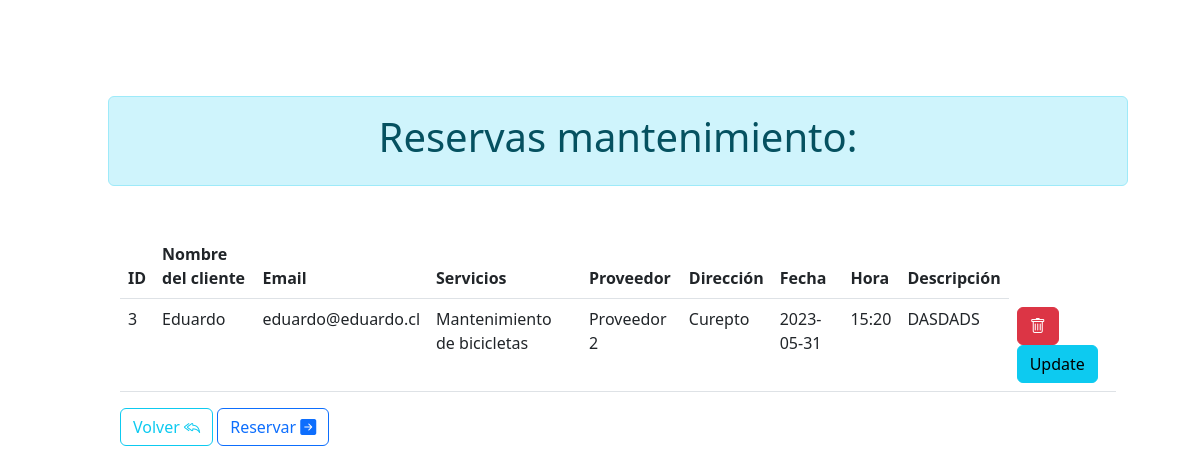
Page /mantenimiento.php (signed in) on the committed database.
### tables this page shows
CREATE TABLE `servicios` (
  `id` int(11) NOT NULL,
  `name` varchar(100) NOT NULL,
  `email` varchar(100) NOT NULL,
  `tipo_servicio` varchar(100) NOT NULL,
  `proveedor` varchar(100) NOT NULL,
  `direccion` varchar(100) NOT NULL,
  `fecha` date NOT NULL,
  `hora` varchar(100) NOT NULL,
  `descripcion_servicio` varchar(100) NOT NULL,
  `id_user` int(11) DEFAULT NULL
);

### mantenimiento.php (the view, shortened to what this page needs)
<?php
$conn = mysqli_connect($host, $username, $password, $dbname);
$query = "SELECT * FROM servicios WHERE tipo_servicio IN ('mantenimiento de automóviles', 'mantenimiento de bicicletas') AND id_user =" . $_SESSION['id_user'];
$result = mysqli_query($conn, $query);
?>
<!doctype html>
<html lang="es">
<head>
    <link href="https://cdn.jsdelivr.net/npm/bootstrap@5.3.0-alpha2/dist/css/bootstrap.min.css" rel="stylesheet">
    <link href="https://getbootstrap.com/docs/5.3/assets/css/docs.css" rel="stylesheet">
    <link rel="stylesheet" href="https://cdn.jsdelivr.net/npm/bootstrap-icons@1.10.5/font/bootstrap-icons.css">
</head>
<body class="p-5 m-5 border-0 bd-example container">
    <div class="container">
        <div class="alert alert-info" role="alert">
            <h1 class="text-center">Reservas mantenimiento:</h1>
        </div>
        <div class="container mt-5">
            <table class="table">
                <thead>
                    <tr>
                        <th scope="col">ID</th>
                        <th scope="col">Nombre del cliente</th>
                        <th scope="col">Email</th>
                        <th scope="col">Servicios</th>
                        <th scope="col">Proveedor</th>
                        <th scope="col">Dirección</th>
                        <th scope="col">Fecha</th>
                        <th scope="col">Hora</th>
                        <th scope="col">Descripción</th>
                    </tr>
                </thead>
                <tbody>
                    <?php
                    if (mysqli_num_rows($result) > 0) {
                        while ($servicios = mysqli_fetch_assoc($result)) {
                    ?>
                            <tr>
                                <td><?= $servicios['id'] ?></td>
                                <td><?= $servicios['name'] ?></td>
                                <td><?= $servicios['email'] ?></td>
                                <td><?= $servicios['tipo_servicio'] ?></td>
                                <td><?= $servicios['proveedor'] ?></td>
                                <td><?= $servicios['direccion'] ?></td>
                                <td><?= $servicios['fecha'] ?></td>
                                <td><?= $servicios['hora'] ?></td>
                                <td><?= $servicios['descripcion_servicio'] ?></td>
                                <td>
                                    <form method="post" style="display: inline-block;">
                                        <button class="btn btn-danger" type="submit" name="delete"><i class="bi bi-trash"></i></button>
                                        <form method="post" style="display: inline-block;">
                                            <input class="btn btn-info" type="submit" name="update" value="Update">
                                        </form>
                                </td>
                            </tr>
                    <?php }
                    } ?>
                </tbody>
            </table>
        </div>
        <div class="container">
            <a href="home.php" class="btn btn-outline-info">Volver <i class="bi bi-reply-all"></i></a>
            <a href="reserva.php" class="btn btn-outline-primary">Reservar <i class="bi bi-arrow-right-square-fill"></i></a>
        </div>
</body>
</html>

### rows in the picture
servicios: id "3", name "Eduardo", email "eduardo@eduardo.cl", tipo_servicio "Mantenimiento de bicicletas", proveedor "Proveedor 2", direccion "Curepto", fecha "2023-05-31", hora "15:20", descripcion_servicio "DASDADS"
